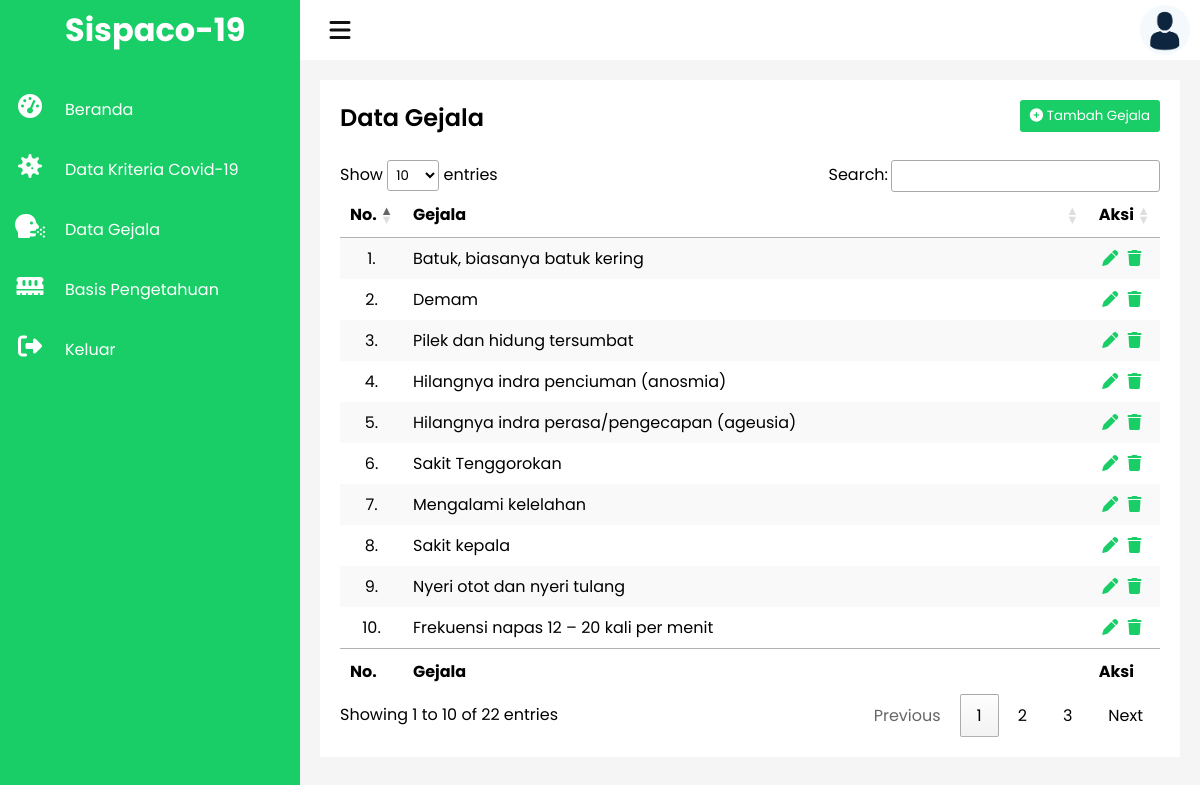
/Administrator/gejala.php (signed in), run on the app's committed database.
### tables this page shows
CREATE TABLE `gejala` (
  `id_gejala` varchar(3) NOT NULL,
  `gejala` varchar(255) NOT NULL
);

### Administrator/gejala.php (the view, shortened to what this page needs)
<?php
include '../Database/database.php';
?>
<!DOCTYPE html>
<html lang="en">
<head>
    <link rel="stylesheet" href="https://cdnjs.cloudflare.com/ajax/libs/font-awesome/5.15.2/css/all.min.css" />
    <link rel="stylesheet" href="https://cdn.datatables.net/1.10.24/css/jquery.dataTables.min.css">
    <link rel="stylesheet" href="https://cdn.datatables.net/responsive/2.2.7/css/responsive.dataTables.min.css">
    <link rel="stylesheet" href="../Assets/Css/style.css">
</head>
<body>
    <div class="container-fluid">
        <div class="navigation">
            <ul>
                <li>
                    <a href="index.php">
                        <span class="icon"></span>
                        <span class="title">
                            <h1>Sispaco-19</h1>
                        </span>
                    </a>
                </li>
                <li>
                    <a href="index.php">
                        <span class="icon"><i class="fas fa-tachometer-alt"></i></span>
                        <span class="title">Beranda</span>
                    </a>
                </li>
                <li>
                    <a href="penyakit.php">
                        <span class="icon"><i class="fas fa-virus"></i></span>
                        <span class="title">Data Kriteria Covid-19</span>
                    </a>
                </li>
                <li>
                    <a href="gejala.php">
                        <span class="icon"><i class="fas fa-head-side-cough"></i></span>
                        <span class="title">Data Gejala</span>
                    </a>
                </li>
                <li>
                    <a href="basispengetahuan.php">
                        <span class="icon"><i class="fas fa-memory"></i></span>
                        <span class="title">Basis Pengetahuan</span>
                    </a>
                </li>
                <li>
                    <a href="keluar.php">
                        <span class="icon"><i class="fas fa-sign-out-alt"></i></span>
                        <span class="title">Keluar</span>
                    </a>
                </li>
            </ul>
        </div>
        <div class="main">
            <div class="topbar">
                <div class="toggle" onclick="toggleMenu();"></div>
                <div class="user">
                    <img src="../Assets/Images/user.jpg" alt="Unsika">
                </div>
            </div>
            <div class="details-2">
                <div class="datatable">
                    <div class="cardHeader">
                        <h2>Data Gejala</h2>
                        <button class="btn" onclick="tambah();"><i class="fas fa-plus-circle"></i> Tambah Gejala</button>
                    </div>
                    <br>
                    <table id="data" class="stripe">
                        <thead>
                            <tr>
                                <th>No.</th>
                                <th>Gejala</th>
                                <th>Aksi</th>
                            </tr>
                        </thead>
                        <tbody>
                            <?php
                            $query = "SELECT * FROM gejala ORDER BY id_gejala ASC";
                            $result = mysqli_query($connect, $query);
                            $cnt = 1;
                            while ($row = mysqli_fetch_array($result)) {
                            ?>
                                <tr>
                                    <td><?= $cnt; ?>.</td>
                                    <td><?= $row['gejala']; ?></td>
                                    <td>
                                        <a href="#" id="edit" data-id='<?= $row['id_gejala'] ?>' class="edit"><i class="fas fa-pen" data-toggle="tooltip" title="Edit"></i></a>
                                        <a href="#" id="hapus" data-id='<?= $row['id_gejala'] ?>' class="hapus"><i class="fas fa-trash" data-toggle="tooltip" title="Hapus"></i></a>
                                    </td>
                                </tr>
                            <?php
                                $cnt = $cnt + 1;
                            } ?>
                        </tbody>
                        <tfoot>
                            <tr>
                                <th>No.</th>
                                <th>Gejala</th>
                                <th>Aksi</th>
                            </tr>
                        </tfoot>
                    </table>
                </div>
            </div>
        </div>
    </div>
</body>
</html>

### Assets/Css/style.css (style rules this page uses)
:root { --green: #19ce67; --blue: #0d253f; --text-color: #505050; --primary-color: #f4f9fd; }
* { padding: 0; margin: 0; box-sizing: border-box; font-family: 'Poppins', sans-serif; }
body { overflow-x: hidden; }
.container-fluid { position: relative; width: 100%; }
.navigation { position: fixed; width: 300px; height: 100%; background: var(--green); transition: 0.5s; overflow: hidden; }
.navigation ul { position: absolute; top: 0; left: 0; width: 100%; }
.navigation ul li { position: relative; width: 100%; list-style: none; }
.navigation ul li:nth-child(1) { margin-bottom: 20px; }
.navigation ul li a { position: relative; display: block; width: 100%; display: flex; text-decoration: none; color: white; }
.navigation ul li a .icon { position: relative; display: block; min-width: 60px; height: 60px; line-height: 60px; text-align: center; }
.navigation ul li a .icon .fas { color: white; font-size: 24px; }
.navigation ul li a .title { position: relative; display: block; padding: 0 5px; height: 60px; line-height: 60px; white-space: nowrap; }
.main { position: absolute; width: calc(100% - 300px); left: 300px; min-height: 100vh; background: #f5f5f5; transition: 0.5s; }
.main .topbar { width: 100%; background: white; height: 60px; padding: 0 10px; display: flex; justify-content: space-between; align-items: center; }
.toggle { position: relative; width: 60px; height: 60px; cursor: pointer; }
.toggle::before { content: '\f0c9'; font-family: FontAwesome; position: absolute; width: 100%; height: 100%; line-height: 60px; font-size: 24px; text-align: center; color: #111; }
.user { position: relative; min-width: 50px; width: 50px; height: 50px; border-radius: 50%; overflow: hidden; cursor: pointer; }
.user img { position: absolute; top: 0; left: 0; width: 100%; height: 100%; object-fit: cover; }
.details-2 { position: relative; width: 100%; padding: 20px; display: grid; }
.details-2 .datatable table .edit, .details-2 .datatable table .hapus { color: var(--green); margin-right: 5px; }
.datatable { position: relative; display: grid; background: #fff; padding: 20px; }
.cardHeader { display: flex; justify-content: space-between; align-items: flex-start; }
.cardHeader h2 { font-weight: 600; }
button { cursor: pointer; border: none; }
.btn { position: relative; padding: 6px 10px; background: var(--green); color: #fff; text-decoration: none; border-radius: 3px; }
.details-2 table, .modal-body table { width: 100%; margin: 0; }
.details-2 .datatable table thead tr { text-align: center; }
.details-2 .datatable table tbody tr { text-align: justify; }
.details-2 .datatable table tbody tr td:nth-child(1), .details-2 .datatable table tbody tr td:nth-child(5), .details-2 .datatable table tbody tr td:last-child { text-align: center; }

### data on the page
gejala: gejala "Batuk, biasanya batuk kering"
gejala: gejala "Demam"
gejala: gejala "Pilek dan hidung tersumbat"
gejala: gejala "Hilangnya indra penciuman (anosmia)"
gejala: gejala "Hilangnya indra perasa/pengecapan (ageusia)"
gejala: gejala "Sakit Tenggorokan"
gejala: gejala "Mengalami kelelahan"
gejala: gejala "Sakit kepala"
gejala: gejala "Nyeri otot dan nyeri tulang"
gejala: gejala "Frekuensi napas 12 – 20 kali per menit"
